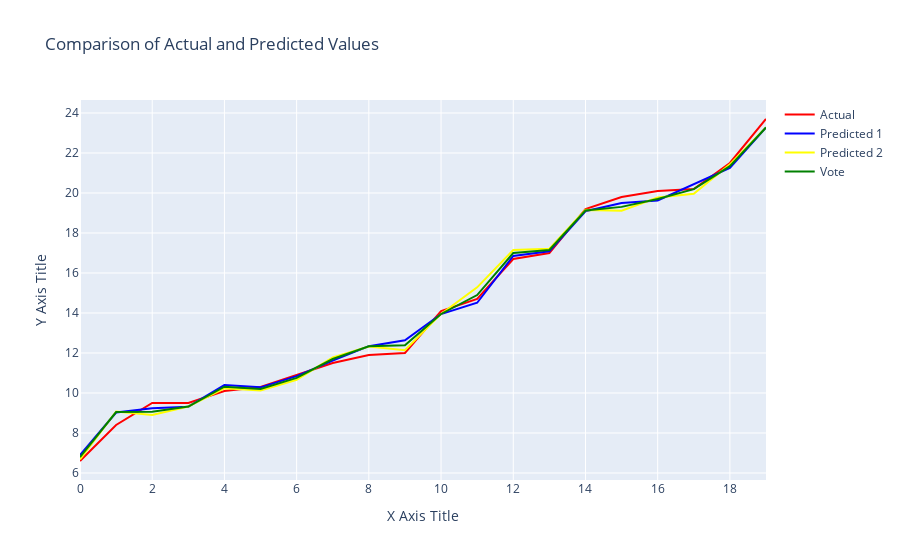

Here is the notebook cell this chart was saved with:
### Markdown cell above
# **plot plotly**

### Code cell
import plotly.graph_objs as go
x=gabungan.index.values
# Define traces for each line
trace_actual = go.Scatter(x=x, y=gabungan['Actual'].values, mode='lines', name='Actual',line=dict(color='red'))
trace_pred_1 = go.Scatter(x=x, y=gabungan['Predicted 1'].values, mode='lines', name='Predicted 1',line=dict(color='blue'))
trace_pred_2 = go.Scatter(x=x, y=gabungan['Predicted 2'].values, mode='lines', name='Predicted 2',line=dict(color='yellow'))
trace_pred_v = go.Scatter(x=x, y=gabungan['vote'].values, mode='lines', name='Vote',line=dict(color='green'))

# Create the plotly figure
fig = go.Figure()

# Add traces to the figure
fig.add_trace(trace_actual)
fig.add_trace(trace_pred_1)
fig.add_trace(trace_pred_2)
fig.add_trace(trace_pred_v)

# Update layout
fig.update_layout(
    title="Comparison of Actual and Predicted Values",
    xaxis_title="X Axis Title",
    yaxis_title="Y Axis Title",
    #xaxis_tickfont=dict(size=10)
)

# Show plot
fig.show()

### Figure 1 — Plotly figure (JSON) as saved in the notebook; plotly's stock layout.template omitted (floating-point values rounded to 4 significant figures)
{"data": [{"line": {"color": "red"}, "mode": "lines", "name": "Actual", "type": "scatter", "x": [0, 1, 2, 3, 4, 5, 6, 7, 8, 9, 10, 11, 12, 13, 14, 15, 16, 17, 18, 19], "y": [6.6, 8.4, 9.5, 9.5, 10.1, 10.3, 10.9, 11.5, 11.9, 12, 14.1, 14.7, 16.7, 17, 19.2, 19.8, 20.1, 20.2, 21.5, 23.7]}, {"line": {"color": "blue"}, "mode": "lines", "name": "Predicted 1", "type": "scatter", "x": [0, 1, 2, 3, 4, 5, 6, 7, 8, 9, 10, 11, 12, 13, 14, 15, 16, 17, 18, 19], "y": [6.899, 9.023, 9.237, 9.316, 10.4, 10.28, 10.85, 11.62, 12.34, 12.63, 13.95, 14.51, 16.85, 17.09, 19.09, 19.5, 19.63, 20.43, 21.25, 23.28]}, {"line": {"color": "yellow"}, "mode": "lines", "name": "Predicted 2", "type": "scatter", "x": [0, 1, 2, 3, 4, 5, 6, 7, 8, 9, 10, 11, 12, 13, 14, 15, 16, 17, 18, 19], "y": [6.68, 9.075, 8.898, 9.324, 10.23, 10.13, 10.66, 11.78, 12.33, 12.14, 13.95, 15.28, 17.15, 17.22, 19.16, 19.12, 19.78, 19.96, 21.43, 23.28]}, {"line": {"color": "green"}, "mode": "lines", "name": "Vote", "type": "scatter", "x": [0, 1, 2, 3, 4, 5, 6, 7, 8, 9, 10, 11, 12, 13, 14, 15, 16, 17, 18, 19], "y": [6.789, 9.049, 9.067, 9.32, 10.32, 10.21, 10.76, 11.7, 12.33, 12.39, 13.95, 14.9, 17.0, 17.15, 19.12, 19.31, 19.7, 20.19, 21.34, 23.28]}], "layout": {"title": {"text": "Comparison of Actual and Predicted Values"}, "xaxis": {"title": {"text": "X Axis Title"}}, "yaxis": {"title": {"text": "Y Axis Title"}}}}
